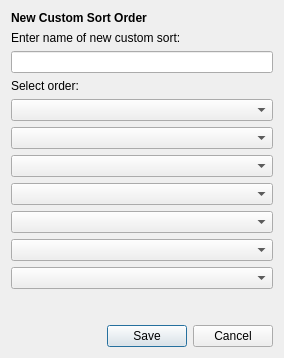
<?xml version="1.0" encoding="UTF-8"?>
<ui version="4.0">
 <class>CustomSort</class>
 <widget class="QDialog" name="CustomSort">
  <property name="geometry">
   <rect>
    <x>0</x>
    <y>0</y>
    <width>284</width>
    <height>358</height>
   </rect>
  </property>
  <property name="windowTitle">
   <string>Create New Sort Order - Vega Galaxy</string>
  </property>
  <property name="windowIcon">
   <iconset resource="../images.qrc">
    <normaloff>:/icon32.ico</normaloff>:/icon32.ico</iconset>
  </property>
  <layout class="QGridLayout" name="gridLayout">
   <item row="9" column="0" colspan="2">
    <widget class="QComboBox" name="field_5"/>
   </item>
   <item row="8" column="0" colspan="2">
    <widget class="QComboBox" name="field_4"/>
   </item>
   <item row="7" column="0" colspan="2">
    <widget class="QComboBox" name="field_3"/>
   </item>
   <item row="6" column="0" colspan="2">
    <widget class="QComboBox" name="field_2"/>
   </item>
   <item row="2" column="0" colspan="2">
    <widget class="QLineEdit" name="sort_name"/>
   </item>
   <item row="0" column="0" colspan="2">
    <widget class="QLabel" name="sort_label">
     <property name="styleSheet">
      <string notr="true"/>
     </property>
     <property name="text">
      <string>&lt;html&gt;&lt;head/&gt;&lt;body&gt;&lt;p&gt;&lt;span style=&quot; font-weight:600;&quot;&gt;New Custom Sort Order&lt;/span&gt;&lt;/p&gt;&lt;/body&gt;&lt;/html&gt;</string>
     </property>
    </widget>
   </item>
   <item row="3" column="0" colspan="2">
    <widget class="QLabel" name="label_2">
     <property name="text">
      <string>Select order:</string>
     </property>
    </widget>
   </item>
   <item row="1" column="0" colspan="2">
    <widget class="QLabel" name="label">
     <property name="text">
      <string>Enter name of new custom sort:</string>
     </property>
    </widget>
   </item>
   <item row="5" column="0" colspan="2">
    <widget class="QComboBox" name="field_1"/>
   </item>
   <item row="12" column="1">
    <widget class="QDialogButtonBox" name="buttonBox">
     <property name="standardButtons">
      <set>QDialogButtonBox::Cancel|QDialogButtonBox::Save</set>
     </property>
    </widget>
   </item>
   <item row="4" column="0" colspan="2">
    <widget class="QComboBox" name="field_0">
     <item>
      <property name="text">
       <string/>
      </property>
     </item>
    </widget>
   </item>
   <item row="11" column="1">
    <spacer name="verticalSpacer">
     <property name="orientation">
      <enum>Qt::Vertical</enum>
     </property>
     <property name="sizeHint" stdset="0">
      <size>
       <width>20</width>
       <height>72</height>
      </size>
     </property>
    </spacer>
   </item>
   <item row="10" column="0" colspan="2">
    <widget class="QComboBox" name="field_6"/>
   </item>
  </layout>
 </widget>
 <resources>
  <include location="../images.qrc"/>
 </resources>
 <connections/>
</ui>
